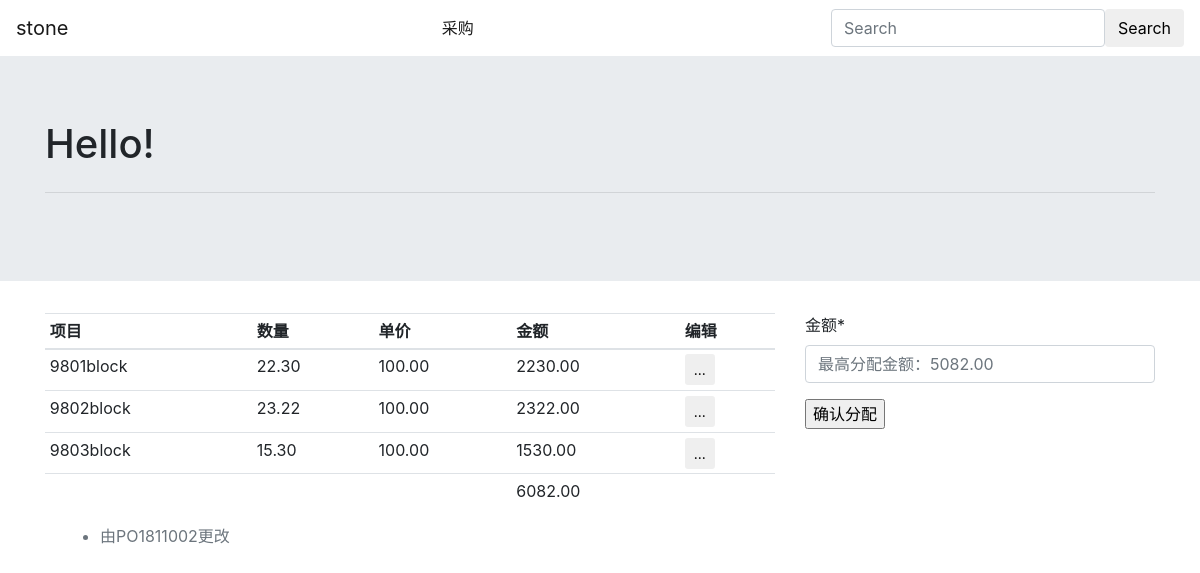
The app's page /invoice/assign/1/9, older data.
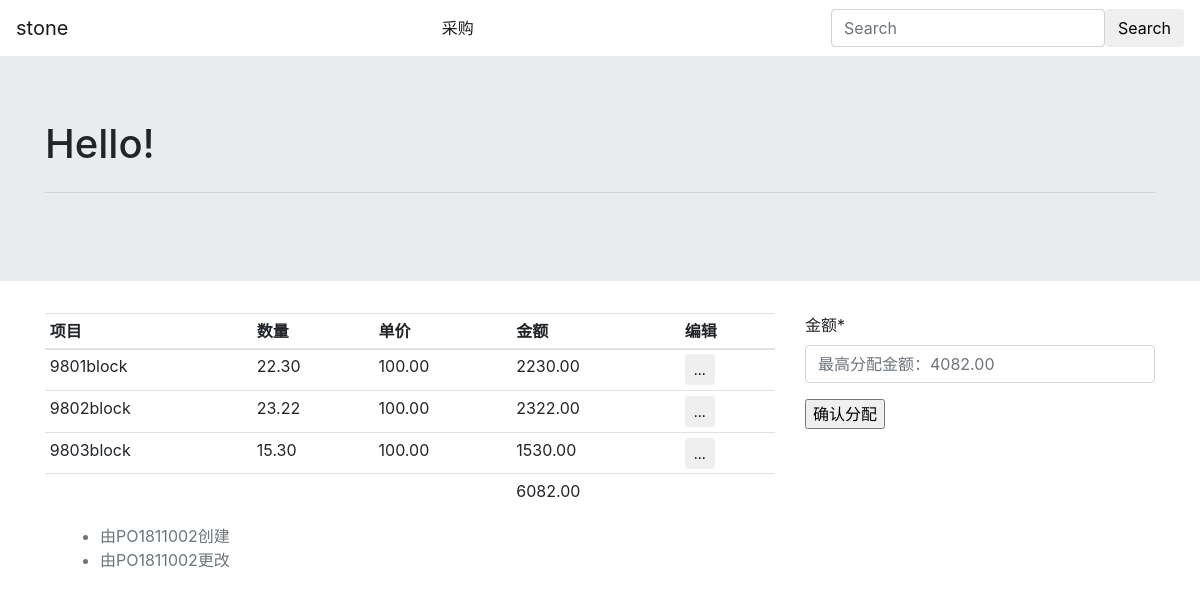
The same page, newer data.
### invoice/models.py (models this page shows)
class InvoiceItem(models.Model):
    order = models.ForeignKey('Invoice', on_delete=models.CASCADE, related_name='items', verbose_name='账单', null=True,
                              blank=True)
    item = models.CharField('项目', max_length=200)
    quantity = models.DecimalField('数量', max_digits=8, decimal_places=2)
    price = models.DecimalField('单价', max_digits=8, decimal_places=2)
    class Meta:
        verbose_name = '账单项'
    def get_amount(self):
        return Decimal('{0:.2f}'.format(self.quantity * self.price))

### comment/models.py (models this page shows)
class Comment(models.Model):
    user = models.ForeignKey('auth.User', on_delete=models.CASCADE, verbose_name='用户')
    created = models.DateTimeField('创建时间', auto_now_add=True)
    updated = models.DateTimeField('更新时间', auto_now=True)
    comment = models.TextField('内容')
    content_type = models.ForeignKey(ContentType, on_delete=models.CASCADE)
    object_id = models.PositiveIntegerField()
    object = GenericForeignKey('content_type', 'object_id')
    class Meta:
        verbose_name = '评论信息'
        ordering = ('-created',)

### invoice/views.py (the view, shortened to what this page needs)
# urls.py: path('assign/<int:invoice_id>/<int:payment_id>', views.AssignPaymentFormView.as_view(), name='assign_payment'),
class AssignPaymentFormView(TemplateResponseMixin, View):
    template_name = 'invoice/assign_form.html'
    def get(self, *args, **kwargs):
        invoice = get_object_or_404(Invoice, pk=self.kwargs.get('invoice_id'))
        object_list = invoice.items.all()
        payment = get_object_or_404(Payment, pk=self.kwargs.get('payment_id'))
        form = AssignInvoiceForm(initial={'invoice': invoice.id, 'payment': payment.id, 'entry': self.request.user})
        amount = min(invoice.get_due_amount(), payment.get_due_amount())
        form.fields['amount'].widget.attrs['placeholder'] = '最高分配金额：' + str(amount)
        return self.render_to_response({'form': form, 'object_list': object_list, 'object': invoice})

### invoice/form.py
class AssignInvoiceForm(forms.ModelForm):
    class Meta:
        model = Assign
        exclude = ('created',)
        widgets = {
            'payment': forms.HiddenInput,
            'entry': forms.HiddenInput,
            'invoice': forms.HiddenInput,
        }

### invoice/models.py (called while the page is built)
    def get_amount(self):
        return Decimal('{0:.2f}'.format(sum(item.get_amount() for item in self.items.all())))

    def get_due_amount(self):
        return self.get_amount() - sum(assign.amount for assign in self.assign_payments.all())

    def get_due_amount(self):
        return self.amount - sum(assign.amount for assign in self.assign_invoice.all())

### invoice/templates/invoice/assign_form.html (shortened to what this page needs)
{% extends 'base.html' %}
{% load crispy_forms_tags %}
{% block content %}
    <table class="table table-sm">
        <thead>
        <tr>
            <th>项目</th>
            <th>数量</th>
            <th>单价</th>
            <th>金额</th>
            <th>编辑</th>
        </tr>
        </thead>
        <tbody>
        {% for object in object_list %}
            <tr id="block_list_tr">
                <td>{{ object.item }}</td>
                <td>{{ object.quantity }}</td>
                <td>{{ object.price }}</td>
                <td>{{ object.get_amount }}</td>
                <td>
                    <div class="dropdown">
                        <button type="button" class="btn btn-sm " data-toggle="dropdown"
                                aria-haspopup="true" aria-expanded="false">
                            ...
                        </button>
                    </div>
                </td>
            </tr>
        {% endfor %}
        </tbody>
        <tfoot>
        <tr>
            <td></td>
            <td></td>
            <td></td>
            <td>{{ object.get_amount }}</td>
            <td></td>
        </tr>
        </tfoot>
    </table>
{% endblock %}
{% block siderbar %}
    <form action="" method="post">
        {{ form|crispy }}
        <input type="submit" value="确认分配">
    </form>
{% endblock %}

### templates/comment.html
{% if object %}
    <div class="album text-muted">
    <div class="container">
        <ul>
            {% for comment in object.comments.all %}
            <li>{{ comment.comment }}</li>
            {% endfor %}
        </ul>
    </div>
    </div>
{% endif %}

Row changes from the older to the newer data that the page shows:
added Comment: comment "由PO1811002创建"
